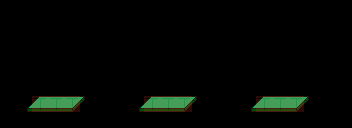

The image is a tile-based game level rendered from a .tmx file. Its description and complete source (layers, tilesets, objects, tile grids) follow:
An orthogonal 22x8 tile map with 16x16 px tiles, 2 tile layers (platforms, collision) and 5 objects (spike1, spike2, start, hit2, hit1).

<map version="1.4" tiledversion="1.4.1" orientation="orthogonal" renderorder="right-down" width="22" height="8" tilewidth="16" tileheight="16" infinite="0" nextlayerid="7" nextobjectid="8">
 <tileset firstgid="1" name="tiles" tilewidth="16" tileheight="16" tilecount="192" columns="12">
  <image source="../../images/tilesets/tiles.png" width="192" height="256" />
 </tileset>
 <layer id="1" name="platforms" width="22" height="8">
  <data encoding="csv">
0,0,0,0,0,0,0,0,0,0,0,0,0,0,0,0,0,0,0,0,0,0,
0,0,0,0,0,0,0,0,0,0,0,0,0,0,0,0,0,0,0,0,0,0,
0,0,0,0,0,0,0,0,0,0,0,0,0,0,0,0,0,0,0,0,0,0,
0,0,0,0,0,0,0,0,0,0,0,0,0,0,0,0,0,0,0,0,0,0,
0,0,0,0,0,0,0,0,0,0,0,0,0,0,0,0,0,0,0,0,0,0,
0,0,0,0,0,0,0,0,0,0,0,0,0,0,0,0,0,0,0,0,0,0,
0,109,110,111,112,113,0,0,109,110,111,112,113,0,0,109,110,111,112,113,0,0,
0,0,0,0,0,0,0,0,0,0,0,0,0,0,0,0,0,0,0,0,0,0
</data>
 </layer>
 <layer id="2" name="collision" width="22" height="8" opacity="0.19">
  <data encoding="csv">
0,0,0,0,0,0,0,0,0,0,0,0,0,0,0,0,0,0,0,0,0,0,
0,0,0,0,0,0,0,0,0,0,0,0,0,0,0,0,0,0,0,0,0,0,
0,0,0,0,0,0,0,0,0,0,0,0,0,0,0,0,0,0,0,0,0,0,
0,0,0,0,0,0,0,0,0,0,0,0,0,0,0,0,0,0,0,0,0,0,
0,0,0,0,0,0,0,0,0,0,0,0,0,0,0,0,0,0,0,0,0,0,
0,0,0,0,0,0,0,0,0,0,0,0,0,0,0,0,0,0,0,0,0,0,
0,0,26,26,26,0,0,0,0,26,26,26,0,0,0,0,26,26,26,0,0,0,
0,0,0,0,0,0,0,0,0,0,0,0,0,0,0,0,0,0,0,0,0,0
</data>
 </layer>
 <objectgroup id="6" name="spikes">
  <object id="6" name="spike1" x="162" y="92">
   <point />
  </object>
  <object id="7" name="spike2" x="274" y="92">
   <point />
  </object>
 </objectgroup>
 <objectgroup id="3" name="start">
  <object id="1" name="start" x="56" y="80">
   <point />
  </object>
 </objectgroup>
 <objectgroup id="5" name="hits">
  <object id="2" name="hit2" x="276" y="64">
   <point />
  </object>
  <object id="5" name="hit1" x="164" y="64">
   <point />
  </object>
 </objectgroup>
</map>
